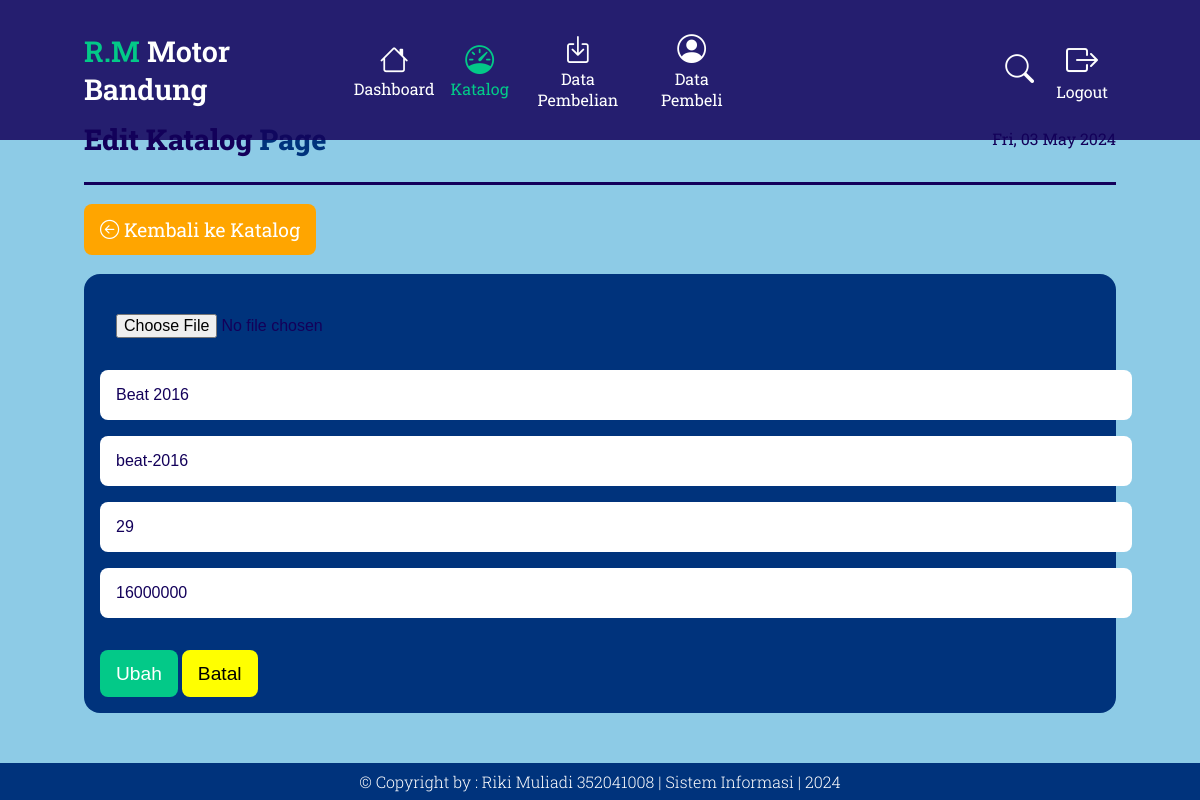
/pages/admin/crud/catalog/update.php?slug=beat-2016, run on the app's committed database.
### tables this page shows
CREATE TABLE `katalog` (
  `id_motor` int(3) NOT NULL,
  `foto_motor` varchar(255) NOT NULL,
  `merek_motor` varchar(50) NOT NULL,
  `slug_motor` varchar(50) NOT NULL,
  `stok_motor` int(10) NOT NULL,
  `harga_motor` int(11) NOT NULL
);

### pages/admin/crud/catalog/update.php (the view, shortened to what this page needs)
<!DOCTYPE html>
<html lang="en">
<head>
    <link rel="stylesheet" href="https://cdn.jsdelivr.net/npm/bootstrap-icons@1.10.5/font/bootstrap-icons.css">
</head>
<body>
    <nav class="navbar">
        <a href="index.php"><h1><span>R.M</span> Motor Bandung</h1></a>
        <div class="navbar-nav">
            <a href="../../index.php">
                <i class="bi bi-house"></i>
                <span>Dashboard</span>
            </a>
            <a href="index.php" id="active">
                <i class="bi bi-speedometer"></i>
                <span>Katalog</span>
            </a>
            <a href="../data/index.php">
                <i class="bi bi-box-arrow-in-down"></i>
                <span>Data Pembelian</span>
            </a>
            <a href="../buyer/index.php">
                <i class="bi bi-person-circle"></i>
                <span>Data Pembeli</span>
            </a>
        </div>
        <div class="navbar-ex">
            <button type="button" id="search-id" onclick="active()"><i class="bi bi-search"></i></button>
            <a href="../../../../auth/logout.php">
                <i class="bi bi-box-arrow-right"></i>
                <span>Logout</span>
            </a>
        </div>
    </nav>
    <section class="hero">
        <div class="hero-title">
            <h1 class="hero-main-title">Edit Katalog <span>Page</span></h1>
            <p class="hero-main-date">
                <?php echo date('D, d M Y'); ?>
            </p>
        </div>
    </section>
    <section class="content">
        <a href="index.php" class="btn-back">
            <i class="bi bi-arrow-left-circle"></i>
            <span>Kembali ke Katalog</span>
        </a>
        <div class="content-motor">
            <?php
                include '../../../../connection/connect.php';
                $slug_motor = $_GET['slug'];
                $data = mysqli_query($con, "select * from katalog where slug_motor='$slug_motor'");
                while ($d = mysqli_fetch_array($data)) {
            ?>
            <form action="update-act.php" method="post" enctype="multipart/form-data">
                <div class="form-input">
                    <input type="file" name="foto_motor" id="" placeholder="Inputlan Foto Motor..." value="<?php echo $d['foto_motor']; ?>" required>
                </div>
                <div class="form-input">
                    <input type="text" name="merek_motor" id="" placeholder="Inputkan Merek Motor..." value="<?php echo $d['merek_motor']; ?>" required autofocus>
                </div>
                <div class="form-input">
                    <input type="text" name="slug_motor" id="" placeholder="Inputkan Slug Stok..." value="<?php echo $d['slug_motor']; ?>" required>
                </div>
                <div class="form-input">
                    <input type="number" name="stok_motor" id="" placeholder="Inputkan Jumlah Stok..." value="<?php echo $d['stok_motor']; ?>" required>
                </div>
                <div class="form-input">
                    <input type="number" name="harga_motor" id="" placeholder="Inputkan Harga Motor..." value="<?php echo $d['harga_motor']; ?>" required>
                </div>
                <div class="form-submit">
                    <input type="submit" name="ubah" id="" value="Ubah" class="btn-plus">
                    <input type="reset" name="reset" id="" value="Batal" class="btn-reset">
                </div>
            </form>
            <?php } ?>
        </div>
    </section>
    <br>
    <?php
        include('../../partials/footer.php');
    ?>
</body>
</html>

### pages/admin/crud/catalog/update.php (style rules this page uses)
:root { --primary: #13005A; --secondary: #00337C; --thirdy: #03C988; --bg: #8DCBE6; --text: #FFFFFF; }
html { scroll-behavior: smooth; }
body { margin: 0; padding: 0; background-color: var(--bg); color: var(--primary); font-family: 'Roboto Slab', serif; }
.navbar { padding: .5rem 7%; position: fixed; display: flex; top: 0; left: 0; right: 0; font-size: 1.2rem; justify-content: space-between; align-items: center; background-color: rgba(19, 0, 90, .85); color: var(--text); z-index: 9999; }
.navbar a { text-decoration: none; font-size: 1.2rem; }
.navbar a h1 { font-size: 1.8rem; font-weight: 600; color: var(--text); }
.navbar a h1 span { color: var(--thirdy); }
.navbar .navbar-nav, .navbar .navbar-ex { display: flex; justify-content: space-around; align-items: center; }
.navbar .navbar-nav a { margin: 0 .5rem; text-align: center; display: grid; font-size: 1.8rem; color: var(--text); }
.navbar .navbar-nav a span, .navbar-ex a span { margin: 0; font-size: 1rem; }
.navbar .navbar-ex button { margin: 0 .5rem; font-size: 1.8rem; color: var(--text); background: none; border: none; }
.navbar .navbar-ex a { margin: 0 .5rem; display: grid; text-align: center; font-size: 2rem; color: var(--text); background: none; border: none; }
.hero { padding: 6rem 7% 0; }
.hero .hero-title { margin: 0 0 2rem; display: flex; justify-content: space-between; align-items: center; border-bottom: 3px solid var(--primary); }
.hero .hero-title .hero-main-title { font-size: 1.8rem; font-weight: 800; }
.hero .hero-title .hero-main-title span { color: var(--secondary); }
.content { padding: 0 7%; }
.content .content-motor { padding: 2rem 0; }
.content .content-motor form { padding: 1rem; background-color: var(--secondary); border-radius: 1rem; }
.content .content-motor form .form-input input { margin: .5rem 0; padding: 1rem; max-width: 76.5rem; width: 100%; color: var(--primary); border-radius: .5rem; border: none; font-size: 1rem; }
.content .content-motor form .form-submit { margin: 1.5rem 0 0; }
.btn-plus { padding: .8rem 1rem; background-color: var(--thirdy); color: var(--text); border-radius: .5rem; border: none; text-decoration: none; font-size: 1.2rem; font-weight: 400; }
.btn-back { padding: .8rem 1rem; background-color: orange; color: var(--text); border-radius: .5rem; border: none; text-decoration: none; font-size: 1.2rem; font-weight: 400; }
.btn-reset { padding: .8rem 1rem; background-color: yellow; color: black; border-radius: .5rem; border: none; text-decoration: none; font-size: 1.2rem; font-weight: 400; }
#active { color: var(--thirdy); }

### data on the page
katalog: merek_motor "Beat 2016", slug_motor "beat-2016", stok_motor "29", harga_motor "16000000"
